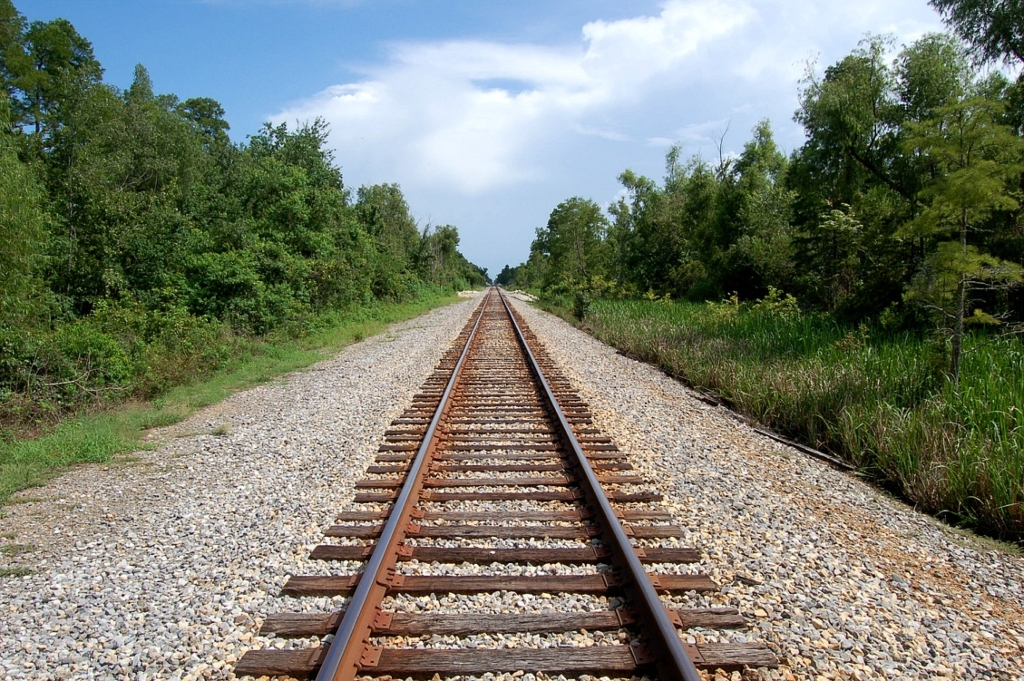
#> input picture openCv/resource/Images/trainRoad.jpg, 1024 x 681 px
$ python perspective2.py
#> lines starting #> are read from the running program, lines starting #| are printed output that depends on the picture
import numpy as np
import cv2
import matplotlib.pyplot as plt


def transform():
    img = cv2.imread("../resource/Images/trainRoad.jpg")
#> img is the input picture: shape (681, 1024, 3); mean B, G, R 111.1, 125.2, 120.7
    h, w = img.shape[:2]
#> h = 681; w = 1024

    pts1 = np.float32([[455, 350], [540, 350], [300, h], [730, h]])
    pts2 = np.float32([[0, 0], [1024, 0], [0, h], [1024, h]])

    M = cv2.getPerspectiveTransform(pts1, pts2)

    img2 = cv2.warpPerspective(img, M, (w, h))
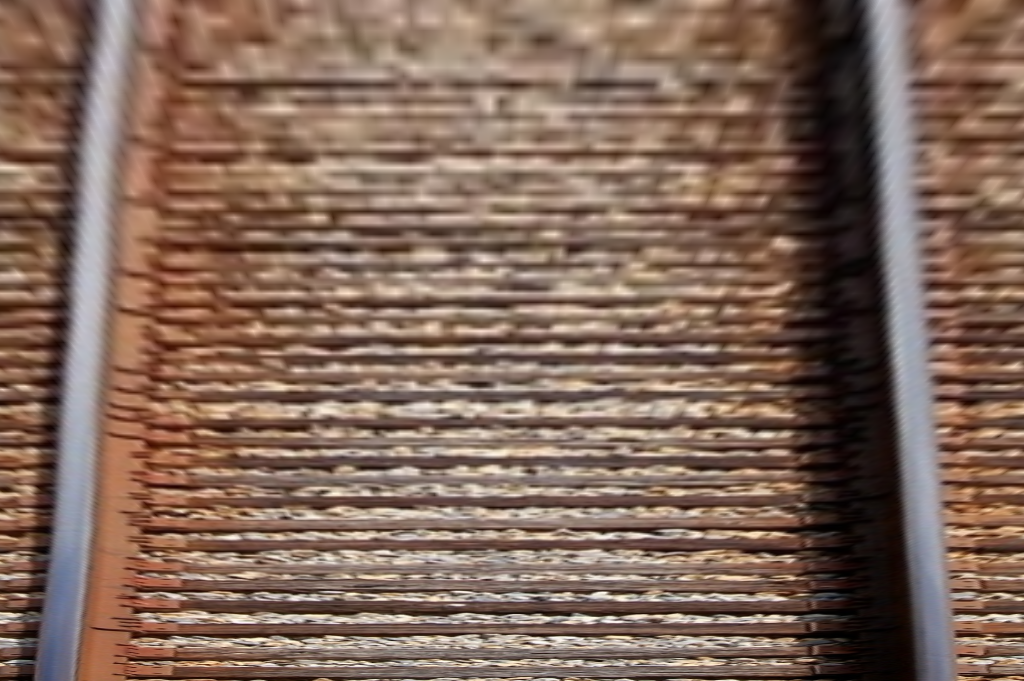
#> img2: shape (681, 1024, 3); mean B, G, R 89.9, 103.7, 129.2

    cv2.circle(img, (455, 350), 20, (255, 0, 0), -1)
    cv2.circle(img, (540, 350), 20, (0, 255, 0), -1)
    cv2.circle(img, (300, h), 20, (0, 0, 255), -1)
    cv2.circle(img, (730, h), 20, (0, 0, 0), -1)
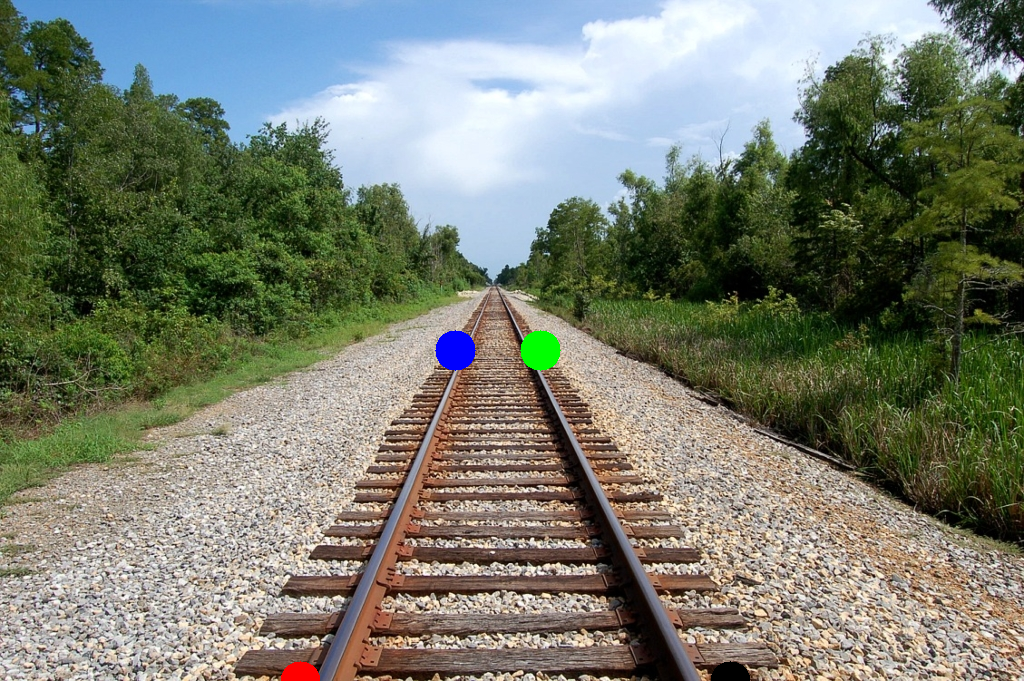
#> img: shape (681, 1024, 3); mean B, G, R 111.1, 125.1, 120.2

    cv2.circle(img2, (0, 0), 20, (255, 0, 0), -1)
    cv2.circle(img2, (1024, 0), 20, (0, 255, 0), -1)
    cv2.circle(img2, (0, h), 20, (0, 0, 255), -1)
    cv2.circle(img2, (1024, h), 20, (0, 0, 0), -1)
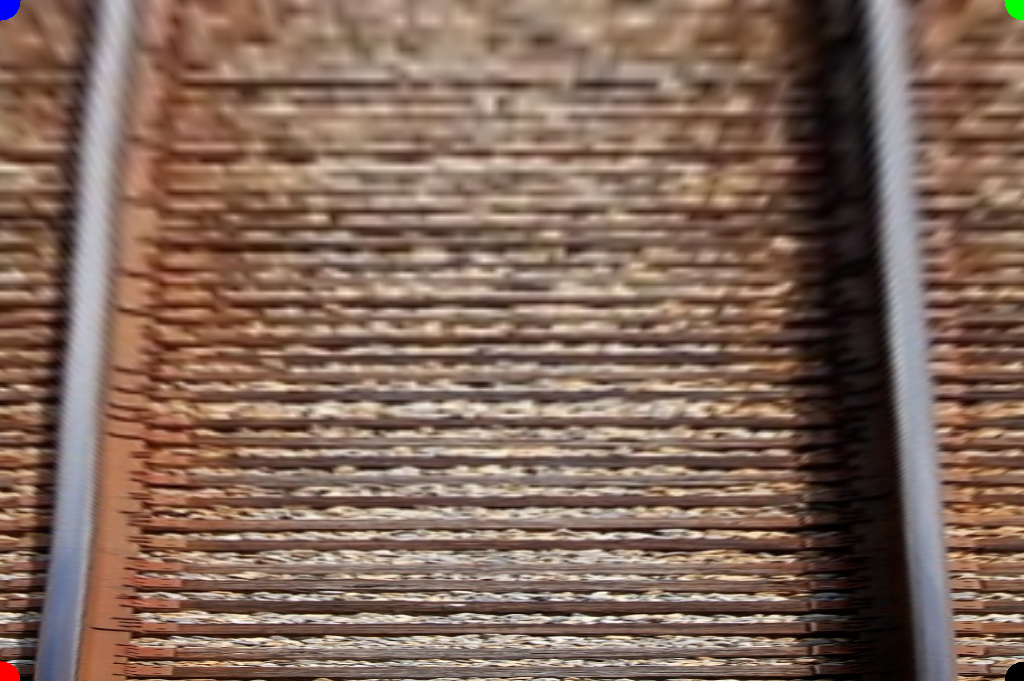
#> img2: shape (681, 1024, 3); mean B, G, R 89.9, 103.6, 129.1

    plt.subplot(1, 2, 1), plt.imshow(img), plt.title('image')
    plt.subplot(1, 2, 2), plt.imshow(img2), plt.title('perspective')
    plt.show()
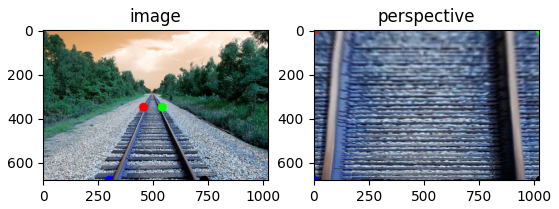
#> figure drawn by matplotlib, 2 panels; B, G, R data is drawn as R, G, B


transform()
